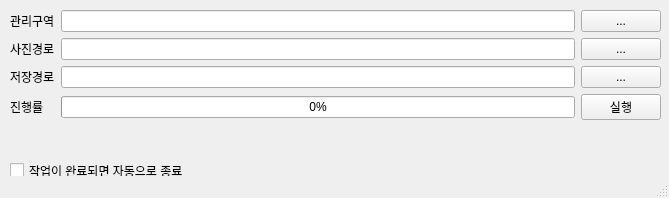
<?xml version="1.0" encoding="UTF-8"?>
<ui version="4.0">
 <class>MainWindow</class>
 <widget class="QMainWindow" name="MainWindow">
  <property name="geometry">
   <rect>
    <x>0</x>
    <y>0</y>
    <width>669</width>
    <height>198</height>
   </rect>
  </property>
  <property name="sizePolicy">
   <sizepolicy hsizetype="Fixed" vsizetype="Fixed">
    <horstretch>0</horstretch>
    <verstretch>0</verstretch>
   </sizepolicy>
  </property>
  <property name="font">
   <font>
    <weight>50</weight>
    <bold>false</bold>
   </font>
  </property>
  <property name="acceptDrops">
   <bool>false</bool>
  </property>
  <property name="windowTitle">
   <string>드론 영상분류 시스템</string>
  </property>
  <property name="autoFillBackground">
   <bool>false</bool>
  </property>
  <widget class="QWidget" name="centralwidget">
   <widget class="QWidget" name="gridLayoutWidget">
    <property name="geometry">
     <rect>
      <x>0</x>
      <y>0</y>
      <width>671</width>
      <height>152</height>
     </rect>
    </property>
    <layout class="QGridLayout" name="gridLayout">
     <property name="leftMargin">
      <number>10</number>
     </property>
     <property name="topMargin">
      <number>10</number>
     </property>
     <property name="rightMargin">
      <number>10</number>
     </property>
     <property name="bottomMargin">
      <number>10</number>
     </property>
     <item row="3" column="1">
      <widget class="QProgressBar" name="pb">
       <property name="value">
        <number>0</number>
       </property>
      </widget>
     </item>
     <item row="0" column="2">
      <widget class="QPushButton" name="findSHPPathBtn">
       <property name="text">
        <string>...</string>
       </property>
      </widget>
     </item>
     <item row="1" column="0">
      <widget class="QLabel" name="label">
       <property name="text">
        <string>사진경로</string>
       </property>
       <property name="margin">
        <number>5</number>
       </property>
      </widget>
     </item>
     <item row="3" column="0">
      <widget class="QLabel" name="label_3">
       <property name="text">
        <string>진행률</string>
       </property>
       <property name="margin">
        <number>5</number>
       </property>
      </widget>
     </item>
     <item row="1" column="2">
      <widget class="QPushButton" name="findImgPathBtn">
       <property name="text">
        <string>...</string>
       </property>
      </widget>
     </item>
     <item row="1" column="1">
      <widget class="QLineEdit" name="imgPath">
       <property name="readOnly">
        <bool>true</bool>
       </property>
      </widget>
     </item>
     <item row="2" column="1">
      <widget class="QLineEdit" name="savePath">
       <property name="readOnly">
        <bool>true</bool>
       </property>
      </widget>
     </item>
     <item row="0" column="1">
      <widget class="QLineEdit" name="SHPPath">
       <property name="readOnly">
        <bool>true</bool>
       </property>
      </widget>
     </item>
     <item row="2" column="0">
      <widget class="QLabel" name="label_4">
       <property name="text">
        <string>저장경로</string>
       </property>
       <property name="margin">
        <number>5</number>
       </property>
      </widget>
     </item>
     <item row="3" column="2">
      <widget class="QPushButton" name="executeBtn">
       <property name="text">
        <string>실행</string>
       </property>
      </widget>
     </item>
     <item row="2" column="2">
      <widget class="QPushButton" name="findSavePathBtn">
       <property name="text">
        <string>...</string>
       </property>
      </widget>
     </item>
     <item row="0" column="0">
      <widget class="QLabel" name="label_2">
       <property name="text">
        <string>관리구역</string>
       </property>
       <property name="margin">
        <number>5</number>
       </property>
      </widget>
     </item>
     <item row="4" column="1">
      <widget class="QLabel" name="taskLabel">
       <property name="text">
        <string/>
       </property>
      </widget>
     </item>
    </layout>
   </widget>
   <widget class="QCheckBox" name="checkBox">
    <property name="geometry">
     <rect>
      <x>10</x>
      <y>160</y>
      <width>211</width>
      <height>21</height>
     </rect>
    </property>
    <property name="text">
     <string>작업이 완료되면 자동으로 종료</string>
    </property>
   </widget>
  </widget>
  <widget class="QStatusBar" name="statusbar"/>
 </widget>
 <resources/>
 <connections/>
</ui>
